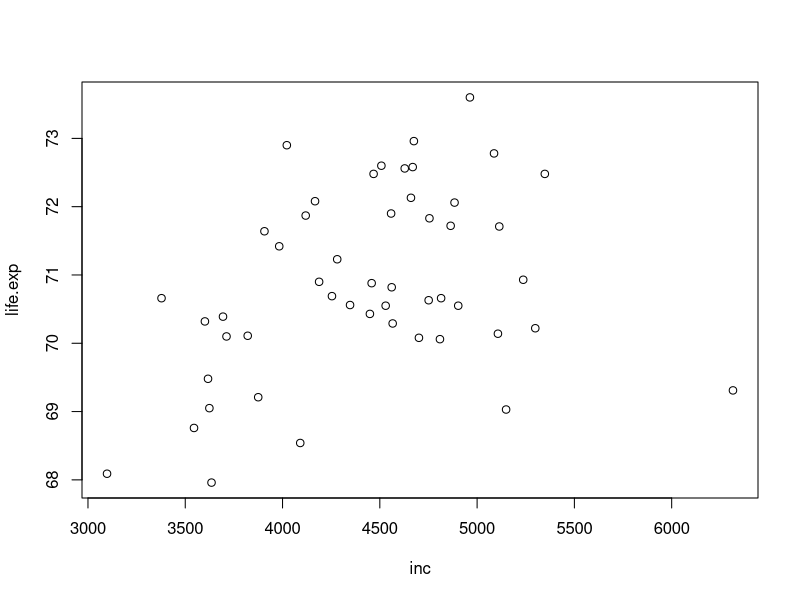
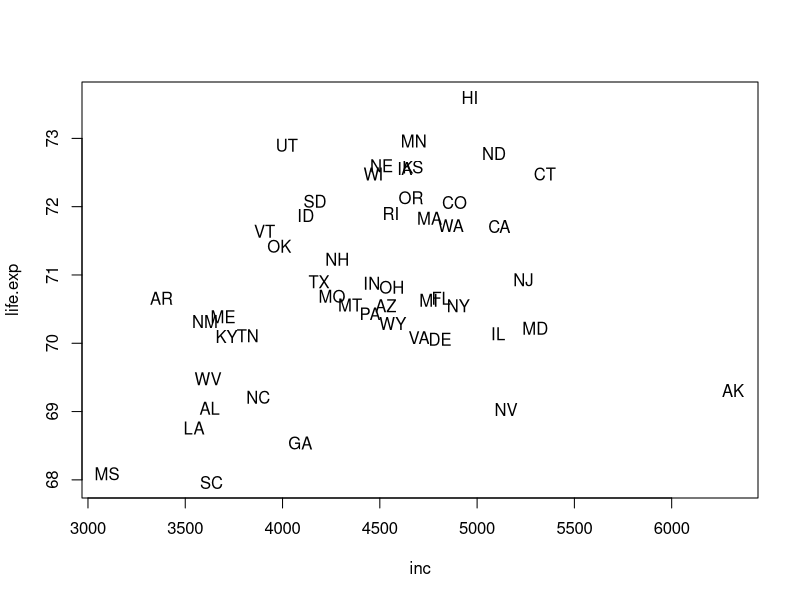
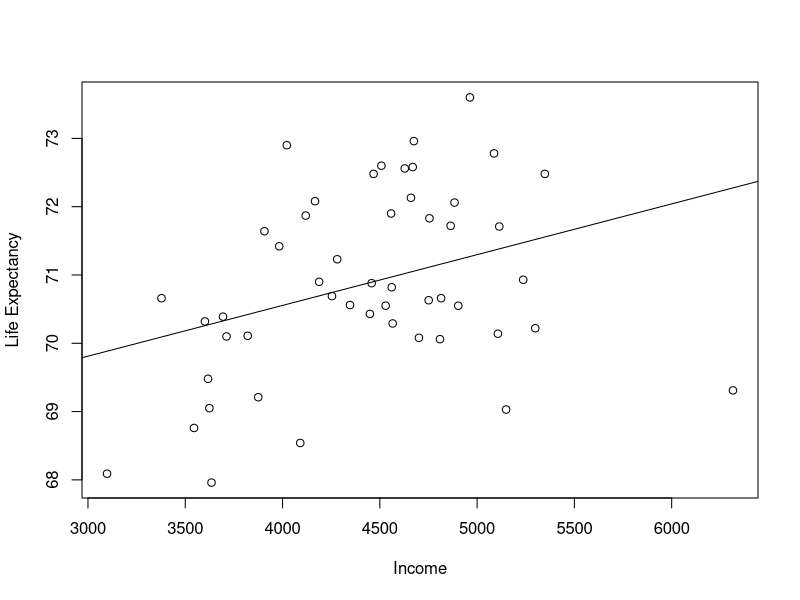
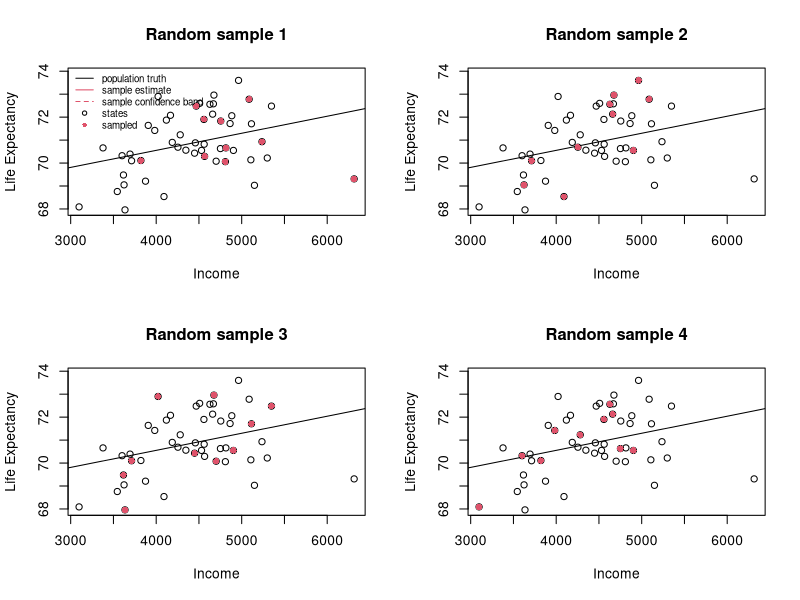

Write the R code that produced these figures, in order.
# Homework 3: Simple Linear Regression Using R

# Overview of dataset 
help(state.x77) # Same thing as ?state.x77


# Make data set a dataframe 
statedata = as.data.frame(state.x77)

# 8 variables in data set
# Population: population estimate as of July 1, 1975
# Income: per capita income (1974)
# Life Exp: life expectancy in years (1969-71)
# Murder: murder and non-negligent manslaughter rate per 100,000 population (1976)
# HS Grad: percent high-school graduates (1970)
# Frost: mean number of days with minimum temperature below freezing (1931-1960) in capital or large city
# Area: land area in square miles

# Step 1: Modify column names 
# Use colnames to retrieve column names/assign new names 
colnames(statedata) = c("pop", "inc", "illit", "life.exp", "murder", "hs.grad", "frost", "area")

# Step 2: Make a scatterplot - association btw life.exp & income (inc)
# plot(y~x, data=?)
plot(life.exp~inc, data=statedata) # looks like income has a weak positive correlation with life exp

# Compute correlation btw the two variables 
browseURL("https://www.socialresearchmethods.net/kb/statcorr.php") # info on correlation

cor(statedata[,"life.exp"], statedata[,"inc"]) # 0.3402553 = weak positive correlation (-1, 1)

# Identify outlier value (really high income corresponding with low life exp) - Which state is this?
plot(life.exp~inc, data=statedata, type="n")
text(life.exp~inc, data=statedata, state.abb) # Wow! Super cool - it's AK (Alaska)...hmmmm...interesting 
?state.abb # character vector of 2-letter abbreviations for the state names



# Step 3: Fit a simple linear regression 
# y(life.exp) <- x(inc)
reg1 <- lm(life.exp ~ inc, data = statedata)
reg1 # slope estimate of inc =   7.433e-04  
# The maganitude of this value does not mean that the effect of 
# income on life expectance is very small. 
# This maganitude is decided by the maganitude of the X variable and Y variable.
summary(reg1)  # inc variable is hardly statisically significant 


# Step 4: Sampling uncertainty in regression analysis 
# Add AB Line 
plot(life.exp~inc, data=statedata,
     xlab="Income", ylab="Life Expectancy")
abline(reg1)



# Step 5: Using for loop, run identical regression analysis 
# On 4 randomly selected samples 

par(mfrow=c(2,2)) # Create panel of four plotting areas

# for loop
for(i in 1:4){
  # Plot population
  plot(life.exp~inc, data=statedata,
       xlab="Income", ylab="Life Expectancy",
       main=paste("Random sample", format(i)),
       ylim=c(min(life.exp), max(life.exp)+0.3))
  abline(reg1)
  if(i==1){
    legend(3030, 74.2,
           pch = c(NA, NA, NA, 1, 16),
           lty = c(1, 1, 2, NA, NA),
           col = c(1, 2, 2, 1, 2), 
           c("population truth", "sample estimate",
             "sample confidence band",
             "states", "sampled"),
           cex = 0.7,
           bty = "n"
           )
  }
  # Select the sample
  selected.states <- sample(1:50, 10)
  points(statedata[selected.states,"inc"],
         statedata[selected.states, "life.exp"], pch = 16, col = 2)
  
  # Fit regression line using sample 
}







